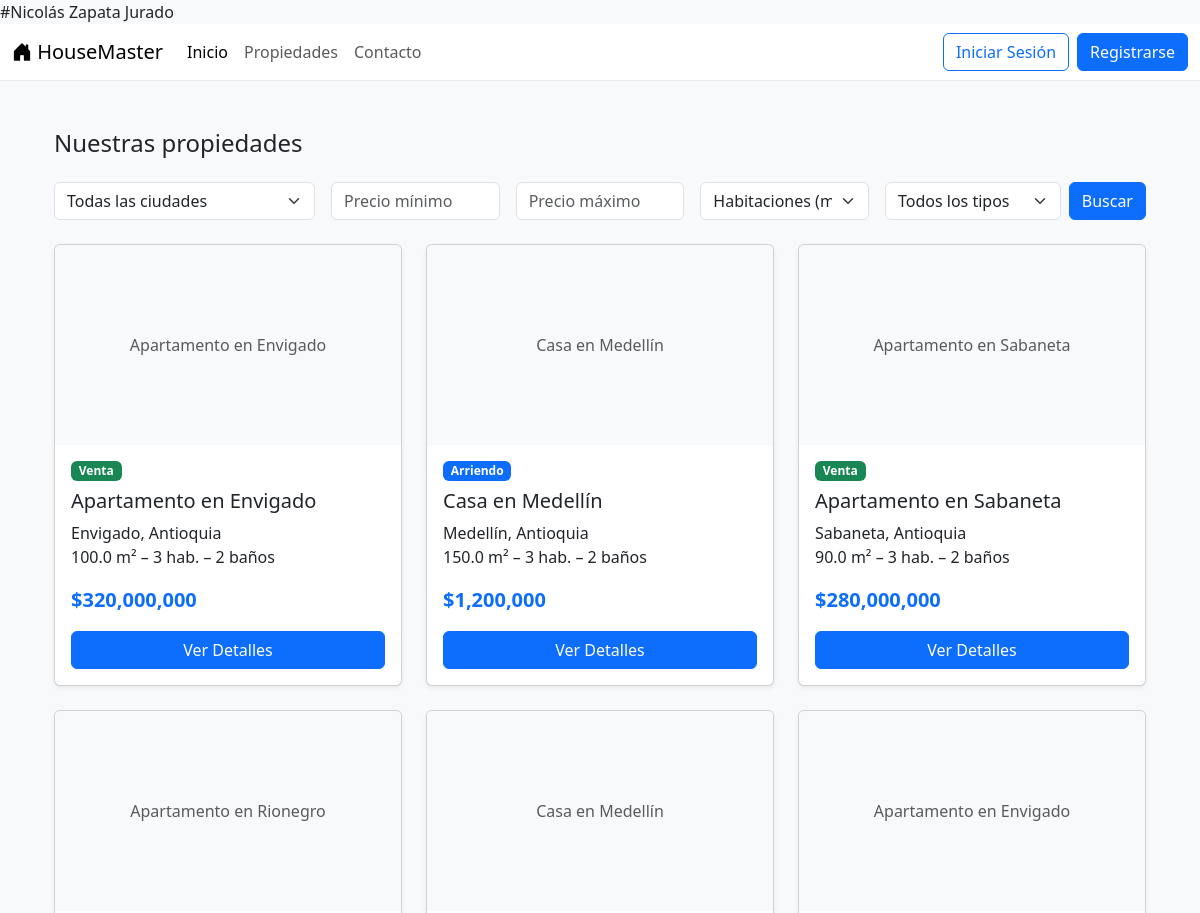
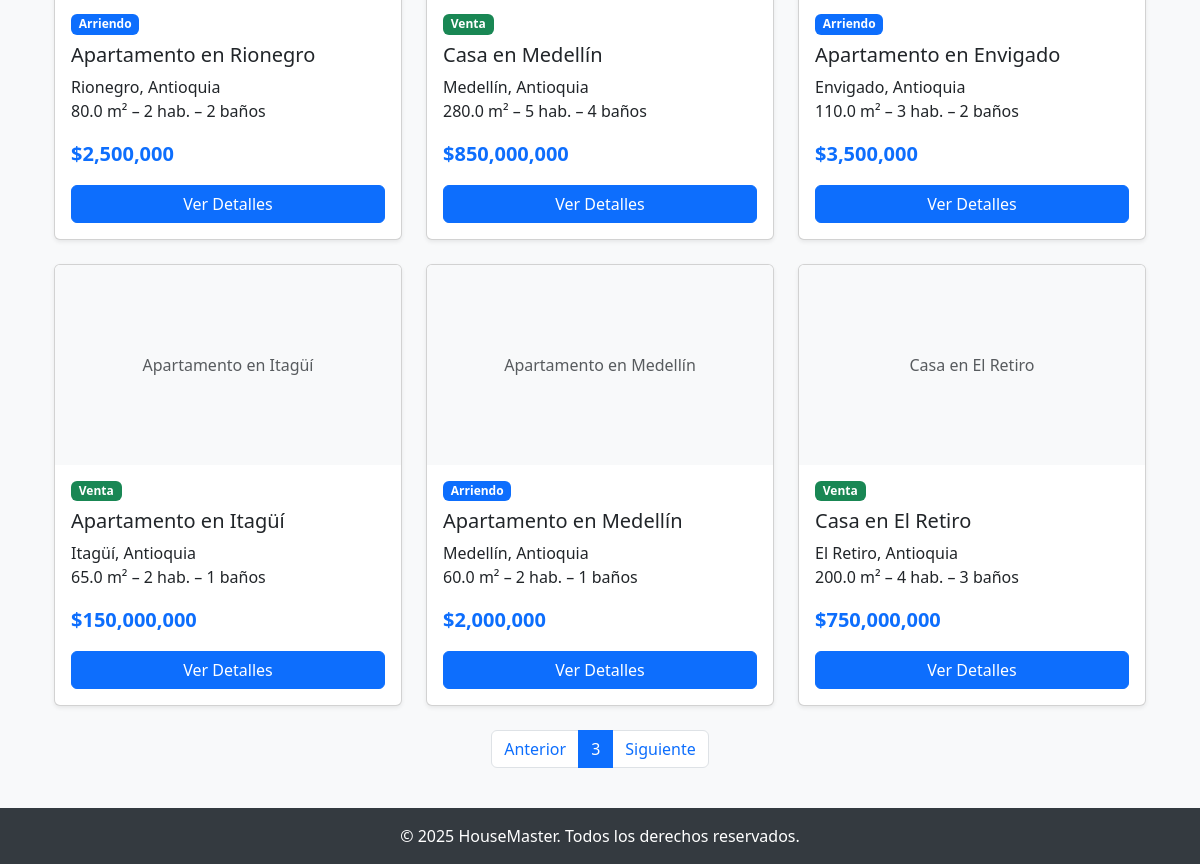
Screenshot of /propiedades/?page=3&city=&min_price=&max_price=&rooms=&type= with the database file from the repository (2 pictures, top to bottom).
### property/models.py (models this page shows, shortened)
class Property(models.Model):
    title = models.CharField(max_length=200)
    description = models.TextField()
    price = models.DecimalField(max_digits=12, decimal_places=2)
    type = models.CharField(max_length=100)   # Venta / Arriendo
    area = models.FloatField()
    rooms = models.IntegerField()
    bathrooms = models.IntegerField()
    status = models.CharField(max_length=50)  # Disponible, Vendida, etc.
    city = models.CharField(max_length=100)
    department = models.CharField(max_length=100)
    address = models.CharField(max_length=255, unique=True)
    created_at = models.DateTimeField(auto_now_add=True)
    image = models.ImageField(upload_to='properties/', blank=True, null=True)

### property/views.py (the view)
# urls.py: path("propiedades/", views.property_list, name="property_list"),
def property_list(request):
    qs = Property.objects.all().order_by('-created_at')
    city = request.GET.get('city')
    min_price = request.GET.get('min_price')
    max_price = request.GET.get('max_price')
    rooms = request.GET.get('rooms')
    ptype = request.GET.get('type')
    if city:
        qs = qs.filter(city=city)
    if min_price and min_price.isdigit():
        if int(min_price) >= 0:
            qs = qs.filter(price__gte=int(min_price))
    if max_price and max_price.isdigit():
        if int(max_price) >= 0:
            qs = qs.filter(price__lte=int(max_price))
    if rooms and rooms.isdigit():
        if int(rooms) >= 1:
            qs = qs.filter(rooms__gte=int(rooms))
    if ptype in ("Arriendo", "Venta"):
        qs = qs.filter(type=ptype)
    cities = Property.objects.values_list("city", flat=True).distinct()
    paginator = Paginator(qs, 9)
    page = request.GET.get('page')
    properties = paginator.get_page(page)
    return render(request, "property_list.html", {
        "properties": properties,
        "cities": cities,
    })

### property/templates/property_list.html (shortened to what this page needs)
{% extends "base.html" %}
{% load humanize %}
{% block content %}
<div class="container py-4">
  <h1 class="h4 mb-4">Nuestras propiedades</h1>
  <form method="get" class="row g-3 mb-4">
    <div class="col-md-3">
      <select name="city" class="form-select">
        <option value="">Todas las ciudades</option>
      </select>
    </div>
    <div class="col-md-2">
      <input type="number" name="min_price" class="form-control"
             placeholder="Precio mínimo" value="{{ request.GET.min_price }}" min="0">
    </div>
    <div class="col-md-2">
      <input type="number" name="max_price" class="form-control"
             placeholder="Precio máximo" value="{{ request.GET.max_price }}" min="0">
    </div>
    <div class="col-md-2">
      <select name="rooms" class="form-select">
        <option value="">Habitaciones (mín.)</option>
      </select>
    </div>
    <div class="col-md-3">
      <div class="d-flex gap-2">
        <select name="type" class="form-select">
          <option value="">Todos los tipos</option>
        </select>
        <button type="submit" class="btn btn-primary">Buscar</button>
      </div>
    </div>
  </form>
  {% if properties %}
    <div class="row row-cols-1 row-cols-md-3 g-4">
      {% for prop in properties %}
      <div class="col">
        <div class="card h-100 shadow-sm">
          {% if prop.image %}
            <img src="{{ prop.image.url }}" class="card-img-top" alt="{{ prop.title }}">
          {% else %}
            <div class="card-img-top bg-light d-flex align-items-center justify-content-center" style="height: 200px;">
              <span class="text-muted">{{ prop.title }}</span>
            </div>
          {% endif %}
          <div class="card-body">
            <p class="mb-2">
              <span class="badge {% if prop.type == 'Venta' %}bg-success{% else %}bg-primary{% endif %}">
                {{ prop.type }}
              </span>
            </p>
            <h5 class="card-title">{{ prop.title }}</h5>
            <p class="card-text">
              {{ prop.city }}, {{ prop.department }} <br>
              {{ prop.area }} m² – {{ prop.rooms }} hab. – {{ prop.bathrooms }} baños
            </p>
            <p class="fw-bold text-primary fs-5">
              ${{ prop.price|floatformat:0|intcomma }}
            </p>
            <a href="{% url 'property_detail' prop.pk %}" class="btn btn-primary w-100">Ver Detalles</a>
          </div>
        </div>
      </div>
      {% endfor %}
    </div>
    <nav aria-label="Paginación" class="mt-4">
      <ul class="pagination justify-content-center">
        {% if properties.has_previous %}
          <li class="page-item">
            <a class="page-link"
               href="?page={{ properties.previous_page_number }}&city={{ request.GET.city }}&min_price={{ request.GET.min_price }}&max_price={{ request.GET.max_price }}&rooms={{ request.GET.rooms }}&type={{ request.GET.type }}">
               Anterior
            </a>
          </li>
        {% endif %}
        <li class="page-item active"><span class="page-link">{{ properties.number }}</span></li>
        {% if properties.has_next %}
          <li class="page-item">
            <a class="page-link"
               href="?page={{ properties.next_page_number }}&city={{ request.GET.city }}&min_price={{ request.GET.min_price }}&max_price={{ request.GET.max_price }}&rooms={{ request.GET.rooms }}&type={{ request.GET.type }}">
               Siguiente
            </a>
          </li>
        {% endif %}
      </ul>
    </nav>
  {% else %}
    <div class="alert alert-info">
      No hay propiedades disponibles con esos filtros.
    </div>
  {% endif %}
</div>
{% endblock %}

### core/templates/base.html (style rules this page uses)
body { background-color: #f8f9fa; }

### rows the page displays
Property: title "Apartamento en Envigado", type "Venta", city "Envigado", department "Antioquia", area "100.0", rooms "3", bathrooms "2", price "320,000,000"
Property: title "Casa en Medellín", type "Arriendo", city "Medellín", department "Antioquia", area "150.0", rooms "3", bathrooms "2", price "1,200,000"
Property: title "Apartamento en Sabaneta", type "Venta", city "Sabaneta", department "Antioquia", area "90.0", rooms "3", bathrooms "2", price "280,000,000"
Property: title "Apartamento en Rionegro", type "Arriendo", city "Rionegro", department "Antioquia", area "80.0", rooms "2", bathrooms "2", price "2,500,000"
Property: title "Casa en Medellín", type "Venta", city "Medellín", department "Antioquia", area "280.0", rooms "5", bathrooms "4", price "850,000,000"
Property: title "Apartamento en Envigado", type "Arriendo", city "Envigado", department "Antioquia", area "110.0", rooms "3", bathrooms "2", price "3,500,000"
Property: title "Apartamento en Itagüí", type "Venta", city "Itagüí", department "Antioquia", area "65.0", rooms "2", bathrooms "1", price "150,000,000"
Property: title "Apartamento en Medellín", type "Arriendo", city "Medellín", department "Antioquia", area "60.0", rooms "2", bathrooms "1", price "2,000,000"
Property: title "Casa en El Retiro", type "Venta", city "El Retiro", department "Antioquia", area "200.0", rooms "4", bathrooms "3", price "750,000,000"

### other values shown
{{ properties.number }} "3"
